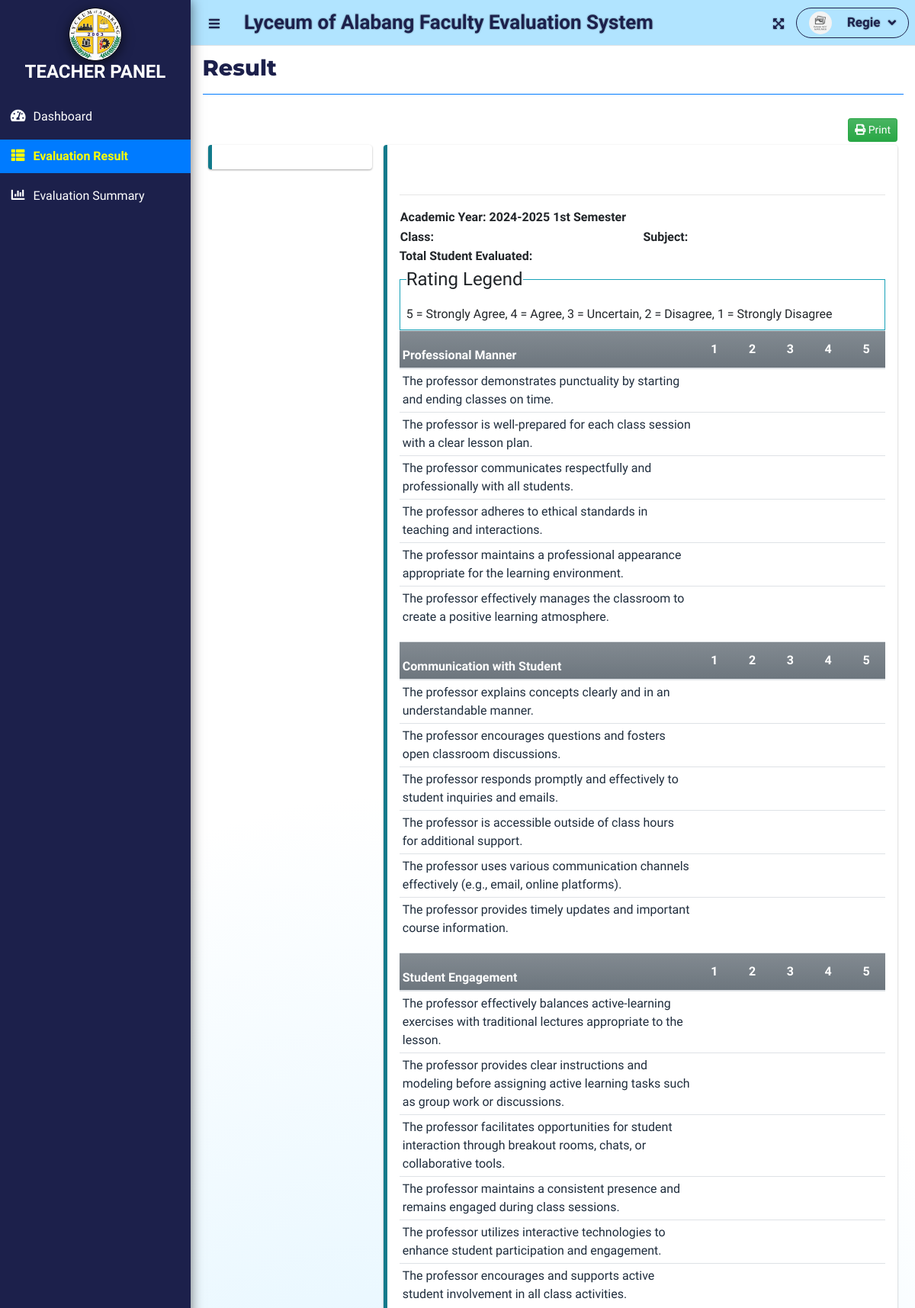
/index.php?page=result (signed in, upper part), run on the app's committed database.
### tables this page shows
CREATE TABLE `criteria_list` (
  `id` int(30) NOT NULL,
  `criteria` text NOT NULL,
  `order_by` int(30) NOT NULL
);

CREATE TABLE `question_list` (
  `id` int(30) NOT NULL,
  `academic_id` int(30) NOT NULL,
  `question` text NOT NULL,
  `order_by` int(30) NOT NULL,
  `criteria_id` int(30) NOT NULL
);

### faculty/result.php (the view, shortened to what this page needs)
<?php
function ordinal_suffix($num)
{
    $num = $num % 100;
    if ($num < 11 || $num > 13) {
        switch ($num % 10) {
            case 1:
                return $num . 'st';
        }
    }
    return $num . 'th';
}
?>
<div class="col-lg-12">
    <div class="row">
        <div class="col-md-12 mb-1">
            <div class="d-flex justify-content-end w-100">
                <button class="btn btn-sm btn-success bg-gradient-success" onclick="window.print()"><i class="fa fa-print"></i> Print</button>
            </div>
        </div>
    </div>
    <div class="row">
        <div class="col-md-3">
            <div class="callout callout-info">
            </div>
        </div>
        <div class="col-md-9">
            <div class="callout callout-info" id="printable">
                <div>
                    <h3 class="text-center">Evaluation Report</h3>
                    <hr>
                    <table width="100%">
                        <tr>
                            <td width="50%">
                                <p><b>Academic Year: <span id="ay"><?php echo $_SESSION['academic']['year'] . ' ' . (ordinal_suffix($_SESSION['academic']['semester'])) ?> Semester</span></b></p>
                            </td>
                            <td></td>
                        </tr>
                        <tr>
                            <td width="50%">
                                <p><b>Class: <span id="classField"></span></b></p>
                            </td>
                            <td width="50%">
                                <p><b>Subject: <span id="subjectField"></span></b></p>
                            </td>
                        </tr>
                    </table>
                    <p class=""><b>Total Student Evaluated: <span id="tse"></span></b></p>
                </div>
                <fieldset class="border border-info p-2 w-100">
                    <legend class="w-auto">Rating Legend</legend>
                    <p>5 = Strongly Agree, 4 = Agree, 3 = Uncertain, 2 = Disagree, 1 = Strongly Disagree</p>
                </fieldset>
                <?php
                $criteria = $conn->query("SELECT * FROM criteria_list WHERE id IN (SELECT criteria_id FROM question_list WHERE academic_id = {$_SESSION['academic']['id']}) ORDER BY ABS(order_by) ASC");
                while ($crow = $criteria->fetch_assoc()):
                ?>
                    <table class="table table-condensed wborder">
                        <thead>
                            <tr class="bg-gradient-secondary">
                                <th class="p-1"><b><?php echo $crow['criteria'] ?></b></th>
                                <th width="5%" class="text-center">1</th>
                                <th width="5%" class="text-center">2</th>
                                <th width="5%" class="text-center">3</th>
                                <th width="5%" class="text-center">4</th>
                                <th width="5%" class="text-center">5</th>
                            </tr>
                        </thead>
                        <tbody class="tr-sortable">
                            <?php
                            $questions = $conn->query("SELECT * FROM question_list WHERE criteria_id = {$crow['id']} AND academic_id = {$_SESSION['academic']['id']} ORDER BY ABS(order_by) ASC");
                            while ($row = $questions->fetch_assoc()):
                            ?>
                                <tr class="bg-white">
                                    <td class="p-1" width="40%">
                                        <?php echo $row['question'] ?>
                                    </td>
                                    <?php for ($c = 1; $c <= 5; $c++): ?>
                                        <td class="text-center">
                                        </td>
                                    <?php endfor; ?>
                                </tr>
                            <?php endwhile; ?>
                        </tbody>
                    </table>
                <?php endwhile; ?>
            </div>
        </div>
    </div>
</div>
</div>

### faculty/sidebar.php (style rules this page uses)
.text-center { color: white; }

### data on the page
criteria_list: criteria "Professional Manner"
question_list: question "The professor demonstrates punctuality by starting and ending classes on time."
question_list: question "The professor is well-prepared for each class session with a clear lesson plan."
question_list: question "The professor communicates respectfully and professionally with all students."
question_list: question "The professor adheres to ethical standards in teaching and interactions."
question_list: question "The professor maintains a professional appearance appropriate for the learning environment."
question_list: question "The professor effectively manages the classroom to create a positive learning atmosphere."
criteria_list: criteria "Communication with Student"
question_list: question "The professor explains concepts clearly and in an understandable manner."
question_list: question "The professor encourages questions and fosters open classroom discussions."
question_list: question "The professor responds promptly and effectively to student inquiries and emails."
question_list: question "The professor is accessible outside of class hours for additional support."
question_list: question "The professor uses various communication channels effectively (e.g., email, online platforms)."
question_list: question "The professor provides timely updates and important course information."
criteria_list: criteria "Student Engagement"
question_list: question "The professor effectively balances active-learning exercises with traditional lectures appropriate to the lesson."
question_list: question "The professor provides clear instructions and modeling before assigning active learning tasks such as group work or discussions."
question_list: question "The professor facilitates opportunities for student interaction through breakout rooms, chats, or collaborative tools."
question_list: question "The professor maintains a consistent presence and remains engaged during class sessions."
question_list: question "The professor utilizes interactive technologies to enhance student participation and engagement."
question_list: question "The professor encourages and supports active student involvement in all class activities."

### other printed values
$_SESSION['system']['name'] "Lyceum of Alabang Faculty Evaluation System"
$_SESSION['login_firstname'] "Regie"
$title "Result"
$_SESSION['academic']['year'] "2024-2025"
ordinal_suffix($_SESSION['academic']['semester']) "1st"
